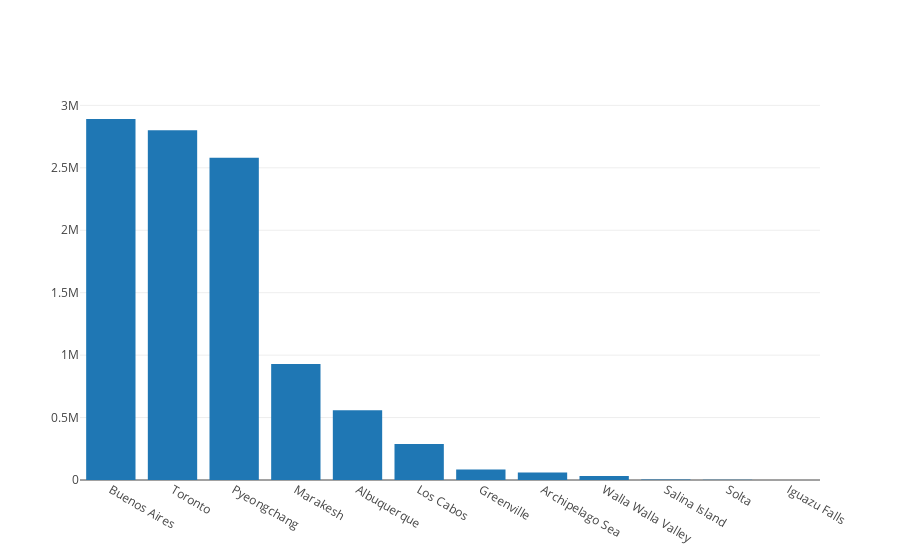

Source (notebook cell):
### Code cell
import plotly

plotly.offline.init_notebook_mode(connected=True)
x_values = list1
y_values = list2 
trace_pops = {'x': x_values, 'y': y_values, 'type': 'bar'}
plotly.offline.iplot([trace_pops])

### Figure 1 — Plotly figure (JSON) as saved in the notebook; plotly's stock layout.template omitted (floating-point values rounded to 4 significant figures)
{"data": [{"type": "bar", "uid": "99239c9c-b271-11e9-b5c5-5d1e4439d892", "x": ["Buenos Aires", "Toronto", "Pyeongchang", "Marakesh", "Albuquerque", "Los Cabos", "Greenville", "Archipelago Sea", "Walla Walla Valley", "Salina Island", "Solta", "Iguazu Falls"], "y": [2891000, 2800000, 2581000, 928850, 559277, 287651, 84554, 60000, 32237, 4000, 1700, 0]}], "layout": {}}
